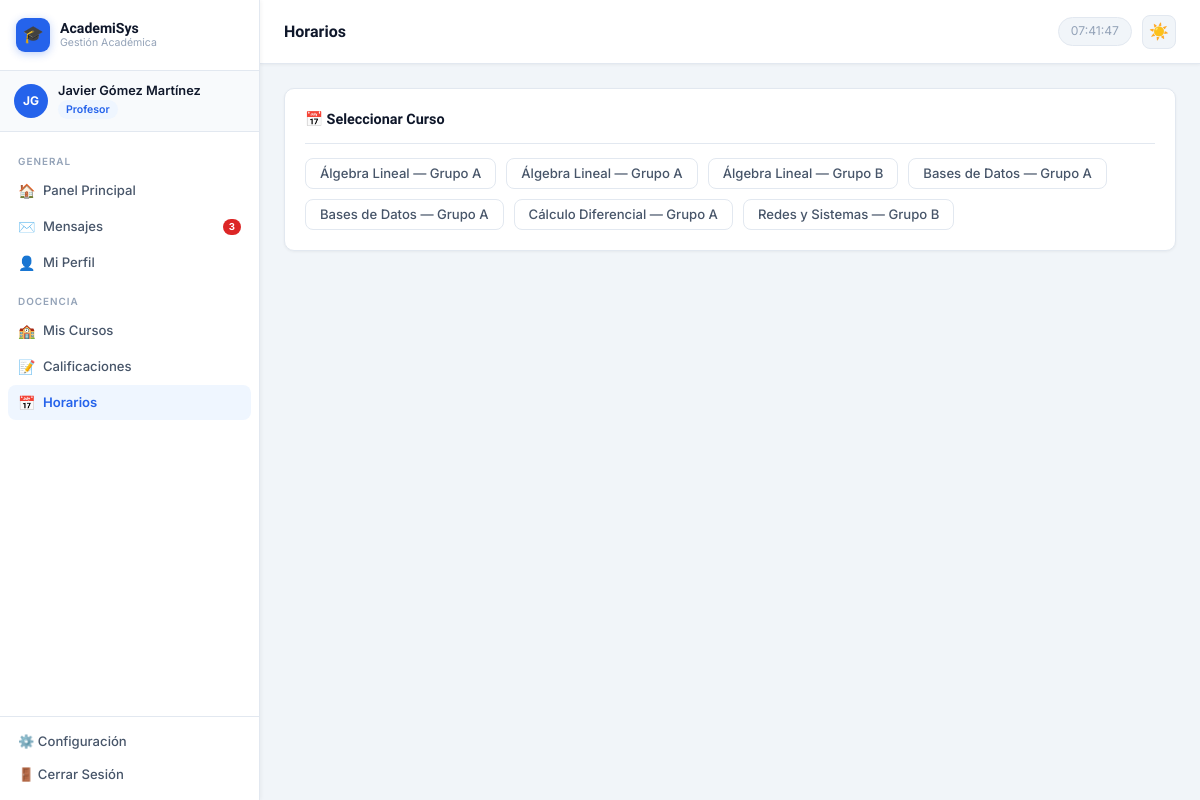
The page /profesor/horarios.php (signed in) on the database its author committed.
### tables this page shows
CREATE TABLE `cursos` (
  `id` INT AUTO_INCREMENT PRIMARY KEY,
  `asignatura_id` INT NOT NULL,
  `profesor_id` INT,
  `nombre_grupo` VARCHAR(50),
  `semestre` VARCHAR(20),
  `anio` YEAR DEFAULT 2026,
  `estado` ENUM('Activo','Finalizado','Pendiente') DEFAULT 'Activo',
  `max_alumnos` INT DEFAULT 30,
  FOREIGN KEY (`asignatura_id`) REFERENCES `asignaturas`(`id`),
  FOREIGN KEY (`profesor_id`) REFERENCES `usuarios`(`id`)
);

CREATE TABLE `asignaturas` (
  `id` INT AUTO_INCREMENT PRIMARY KEY,
  `codigo` VARCHAR(20) UNIQUE,
  `nombre` VARCHAR(100) NOT NULL,
  `descripcion` TEXT,
  `creditos` INT DEFAULT 6,
  `departamento_id` INT,
  `nivel` ENUM('Básico','Intermedio','Avanzado') DEFAULT 'Básico',
  `horas_semanales` TINYINT DEFAULT 4,
  FOREIGN KEY (`departamento_id`) REFERENCES `departamentos`(`id`)
);

### incluye/autenticacion.php (called while the page is built, shortened)
<?php
function getUsuarioId()
{
    return $_SESSION['usuario_id'] ?? null;
}
?>

### profesor/horarios.php (the view, shortened to what this page needs)
<?php
require_once '../incluye/autenticacion.php';
require_once '../incluye/bd.php';
$userId  = getUsuarioId();
$cursoId = isset($_GET['curso_id']) ? (int)$_GET['curso_id'] : 0;
$myCursos = $conn->query("
    SELECT c.id, a.nombre AS asignatura, c.nombre_grupo
    FROM cursos c JOIN asignaturas a ON c.asignatura_id = a.id
    WHERE c.profesor_id = $userId ORDER BY a.nombre
");
require_once '../incluye/cabecera.php';
?>
<div class="tarjeta" style="margin-bottom:24px">
  <div class="tarjeta-titulo">📅 Seleccionar Curso</div>
  <div style="display:flex;flex-wrap:wrap;gap:10px">
    <?php $myCursos->data_seek(0); while ($c = $myCursos->fetch_assoc()): ?>
      <a href="?curso_id=<?= $c['id'] ?>"
         class="btn <?= $cursoId==$c['id']?'btn-primario':'btn-borde' ?>">
        <?= htmlspecialchars($c['asignatura'].' — '.$c['nombre_grupo']) ?>
      </a>
    <?php endwhile; ?>
  </div>
</div>
<?php require_once '../incluye/pie.php'; ?>

### estilos/global.css (style rules this page uses)
*, *::before, *::after { box-sizing: border-box; margin: 0; padding: 0; }
:root { --azul: #2563eb; --azul-h: #1d4ed8; --azul-s: #eff6ff; --azul-b: #bfdbfe; --bg: #f1f5f9; --surface: #ffffff; --borde: #e2e8f0; --texto: #0f172a; --texto2: #475569; --texto3: #94a3b8; --verde: #16a34a; --verde-s: #f0fdf4; --verde-b: #bbf7d0; --rojo: #dc2626; --rojo-s: #fef2f2; --rojo-b: #fecaca; --naranja: #d97706; --naranja-s: #fffbeb; --naranja-b: #fde68a; --morado: #7c3aed; --morado-s: #f5f3ff; --morado-b: #ddd6fe; --sw: 260px; --accent: #2563eb; --accent2: #7c3aed; --success: #16a34a; --danger: #dc2626; --warning: #d97706; --gold: #d97706; --muted: #94a3b8; --panel: #ffffff; --card: #ffffff; --border: #e2e8f0; --text: #0f172a; --card-bg: #ffffff; --sidebar-bg: #ffffff; --topbar-bg: #ffffff; --card-bg: #ffffff; --sombra-sm: 0 1px 3px rgba(0,0,0,.06); --sombra-md: 0 4px 16px rgba(0,0,0,.08); --radio: 10px; --topbar-h: 64px; --sidebar-w: 260px; --azul-suave: #eff6ff; --azul-borde: #bfdbfe; --verde-bg: #f0fdf4; --verde-borde: #bbf7d0; --rojo-bg: #fef2f2; --rojo-borde: #fecaca; --naranja-bg: #fffbeb; --naranja-borde: #fde68a; --morado-bg: #f5f3ff; --morado-borde: #ddd6fe; }
html { overflow-x: hidden; }
body { font-family: 'Inter', sans-serif; background: #f1f5f9; color: #0f172a; font-size: 14px; line-height: 1.5; min-height: 100vh; display: flex; overflow-x: hidden; width: 100%; }
.tarjeta { background: #ffffff; border: 1px solid #e2e8f0; border-radius: 10px; padding: 20px; box-shadow: 0 1px 3px rgba(0,0,0,.05); }
.tarjeta-titulo { font-family: 'Sora', sans-serif; font-size: .9rem; font-weight: 700; color: #0f172a; margin-bottom: 14px; padding-bottom: 12px; border-bottom: 1px solid #e2e8f0; display: flex; align-items: center; justify-content: space-between; gap: 8px; }
.btn { display: inline-flex; align-items: center; gap: 6px; padding: 8px 14px; border-radius: 8px; font-family: 'Inter', sans-serif; font-size: .82rem; font-weight: 500; cursor: pointer; border: 1px solid transparent; text-decoration: none; white-space: nowrap; line-height: 1; transition: background .13s, box-shadow .13s; }
.btn-borde { background: #fff; color: #475569; border-color: #e2e8f0; }
.tarjeta-titulo { flex-wrap: wrap; gap: 10px; }

### rows shown on the page
cursos: asignatura+nombre_grupo "Álgebra Lineal — Grupo A"
cursos: asignatura+nombre_grupo "Álgebra Lineal — Grupo A"
cursos: asignatura+nombre_grupo "Álgebra Lineal — Grupo B"
cursos: asignatura+nombre_grupo "Bases de Datos — Grupo A"
cursos: asignatura+nombre_grupo "Bases de Datos — Grupo A"
cursos: asignatura+nombre_grupo "Cálculo Diferencial — Grupo A"
cursos: asignatura+nombre_grupo "Redes y Sistemas — Grupo B"

### other values the page prints
$iniciales "JG"
$nombre "Javier Gómez Martínez"
$rolNombre "Profesor"
$sinLeer "3"
$tituloPagina "Horarios"
